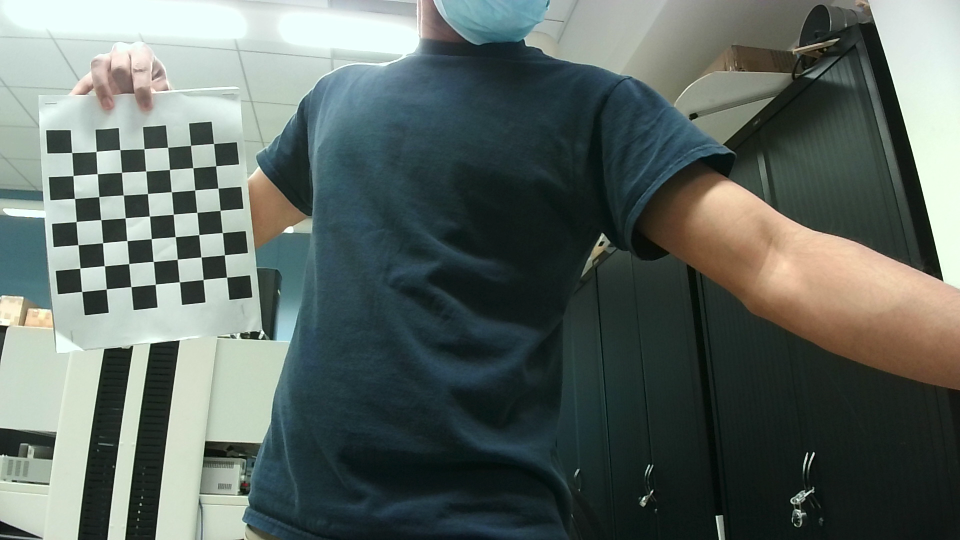
#> input picture computerVision/rightCamStereoCal/stereoFrame10_right.png, 1920 x 1080 px (shown at 1/2 size); its folder holds 4 pictures in this run
$ python CV_test_script.py   (older library calls are emulated)
#> lines starting #> are read from the running program, lines starting #| are printed output that depends on the picture; after the words box and inside, x2 and y2 are one past the last pixel; in counts of white or black regions, pixels touching at a corner belong together
### computerVision/CV_positioning_system.py
# AR Tag Relative pose code and test,
# Author: S. Patel, 12/4/2021
# referenced OpenCV.org - Camera Calibration page
# Imput: pre-captured images from left and right cameras
# Output: Camera Matrix
# Draws from OpenCV Camera Calibration guide
# Draws from https://mecaruco2.readthedocs.io/en/latest/notebooks_rst/Aruco/aruco_basics.html
# Draws from https://aliyasineser.medium.com/calculation-relative-positions-of-aruco-markers-eee9cc4036e3
# General flow:
# Find position of origin and other stationary AR Tag markers
# Save positional data and remove markers if necessary

import numpy as np
import cv2 as cv
import glob
import cv2, PIL
from cv2 import aruco
import matplotlib.pyplot as plt
import matplotlib as mpl

origin_id = 1; # The origin of the space defined by an AR Tag

# termination criteria
criteria = (cv.TERM_CRITERIA_EPS + cv.TERM_CRITERIA_MAX_ITER, 30, 0.001)
# prepare object points, like (0,0,0), (1,0,0), (2,0,0) ....,(6,5,0)
objp = np.zeros((7*7,3), np.float32)
objp[:,:2] = np.mgrid[0:7,0:7].T.reshape(-1,2)
# Arrays to store object points and image points from all the images.
objpointsL = [] # 3d point in real world space
imgpointsL = [] # 2d points in image plane.

objpointsR = [] # 3d point in real world space
imgpointsR = [] # 2d points in image plane.

leftImages = glob.glob('/Users/tigre/pongBot/rightCamStereoCal/*.png')

# Individual Camera Calibration
for fname in leftImages:
    img = cv.imread(fname)
#> img is the input picture: shape (1080, 1920, 3); mean B, G, R 98.7, 103.9, 93.3
    grayL = cv.cvtColor(img, cv.COLOR_BGR2GRAY)
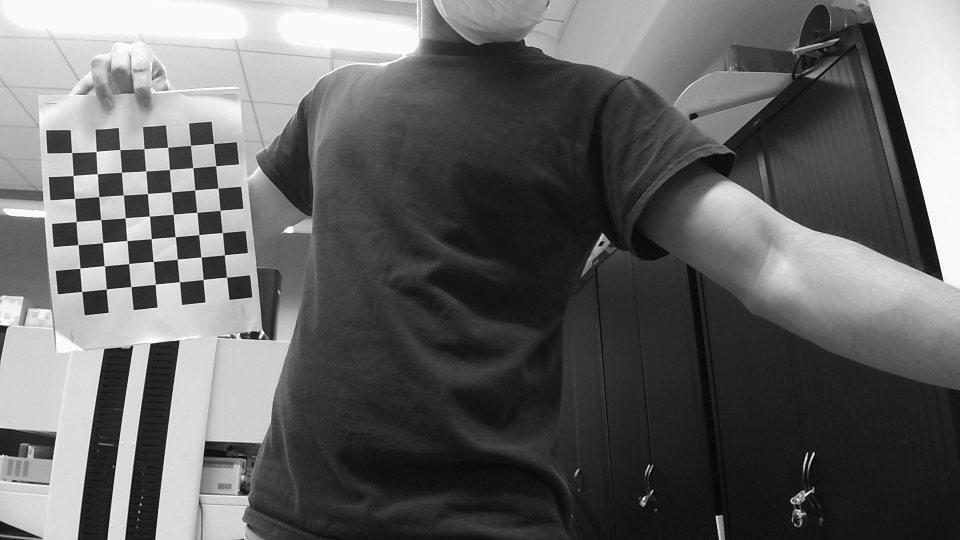
#> grayL: shape (1080, 1920) (shown at 1/2 size); min 0, max 255, mean 100.2
    # Find the chess board corners
    ret, corners = cv.findChessboardCorners(grayL, (7,7), None)
#> ret = True; corners = 49 rows, first 8: [428.1, 288.7], [432.4, 332], [436.3, 376.8], [442, 420.5], [445.4, 466.3], [450.2, 509.4], [454.3, 555.5], [382, 291.1]
    # If found, add object points, image points (after refining them)
    print(ret)
#| True
    if ret == True:
        objpointsL.append(objp)
        corners2 = cv.cornerSubPix(grayL,corners, (11,11), (-1,-1), criteria)
#> corners2 = 49 rows, first 8: [427.6, 287.5], [432.1, 332.2], [436.4, 376.7], [440.6, 421.3], [445.2, 465.7], [449.3, 510.1], [453.7, 554.8], [381.6, 291.2]
        imgpointsL.append(corners)
        # Draw and display the corners
        cv.drawChessboardCorners(img, (7,7), corners2, ret)
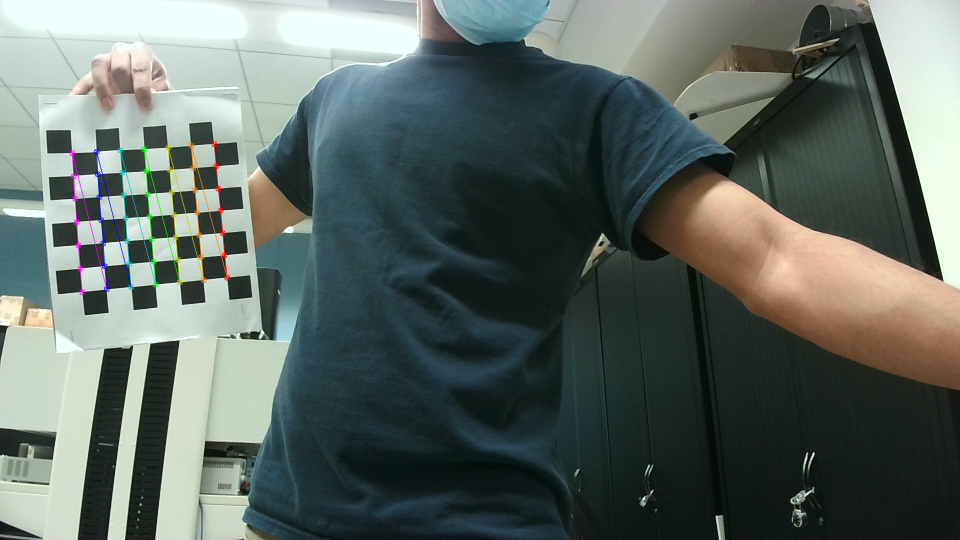
#> img: shape (1080, 1920, 3) (shown at 1/2 size); 0.7% of pixels changed, all inside (x1, y1, x2, y2) = (138, 282, 461, 591)
        cv.imshow('img', img)
#> pass 2 of the loop `for fname in leftImages:`:
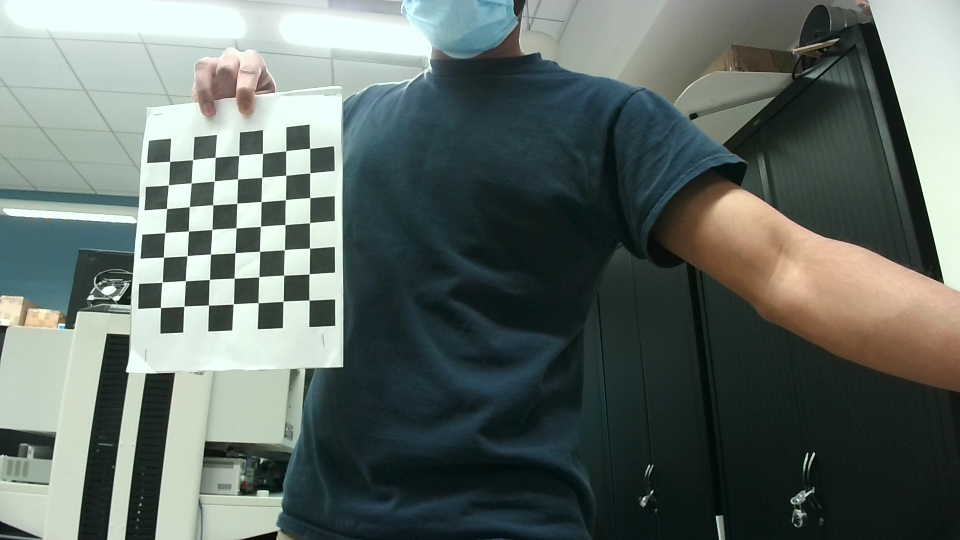
#> input picture computerVision/rightCamStereoCal/stereoFrame11_right.png, 1920 x 1080 px (shown at 1/2 size)
#> img is the input picture: shape (1080, 1920, 3); mean B, G, R 102.5, 107.9, 96.5
#> `grayL = cv.cvtColor(img, cv.COLOR_BGR2GRAY)`:
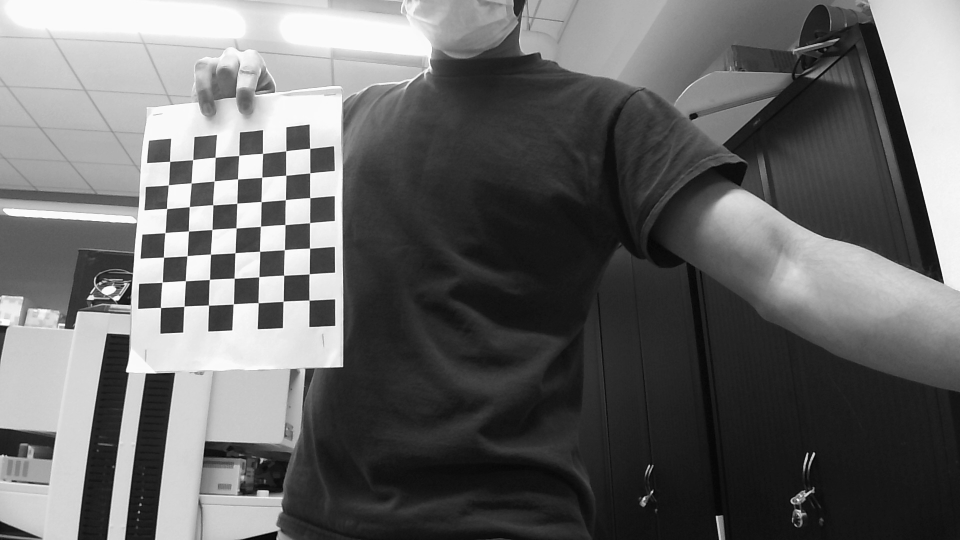
#> grayL: shape (1080, 1920) (shown at 1/2 size); min 1, max 255, mean 103.9
#> corners = 49 rows, first 8: [619.9, 296.9], [620.1, 346], [620.1, 395.8], [619.7, 445.8], [619.7, 496.9], [618.6, 548.3], [618.5, 600.6], [572.4, 301.7]
#| True
#> corners2 = 49 rows, first 8: [620, 297.2], [620.2, 346.3], [620.1, 395.9], [619.7, 445.9], [619.6, 496.8], [618.8, 548.2], [618.6, 600.7], [572.2, 302]
#> `cv.drawChessboardCorners(img, (7,7), corners2, ret)`:
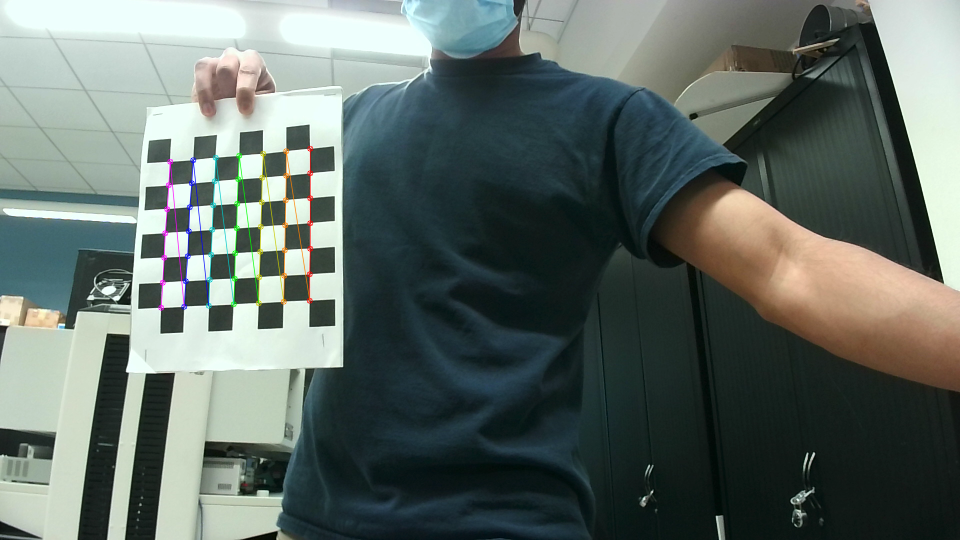
#> img: shape (1080, 1920, 3) (shown at 1/2 size); 0.75% of pixels changed, all inside (x1, y1, x2, y2) = (316, 291, 627, 622)
#> pass 3 of the loop `for fname in leftImages:`:
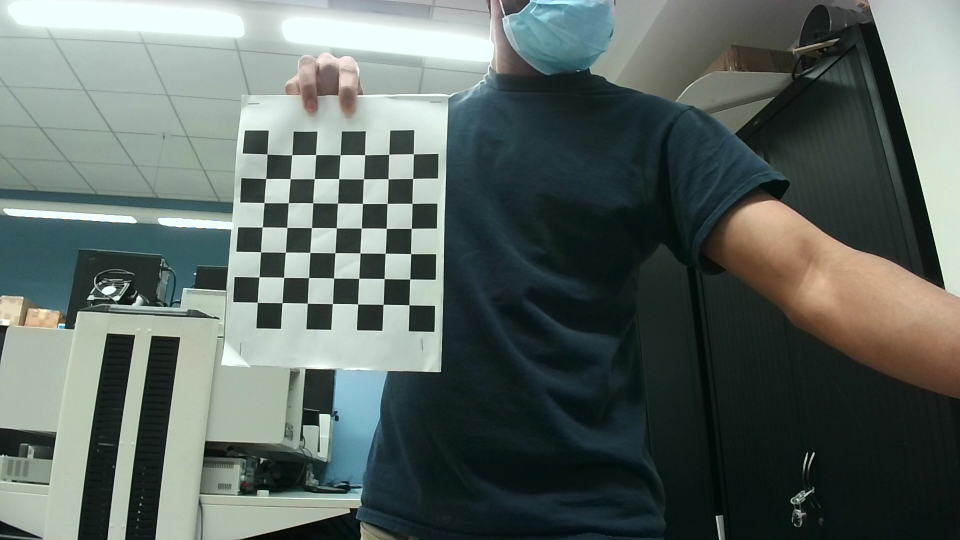
#> input picture computerVision/rightCamStereoCal/stereoFrame12_right.png, 1920 x 1080 px (shown at 1/2 size)
#> img is the input picture: shape (1080, 1920, 3); mean B, G, R 98.6, 103.5, 92.3
#> `grayL = cv.cvtColor(img, cv.COLOR_BGR2GRAY)`:
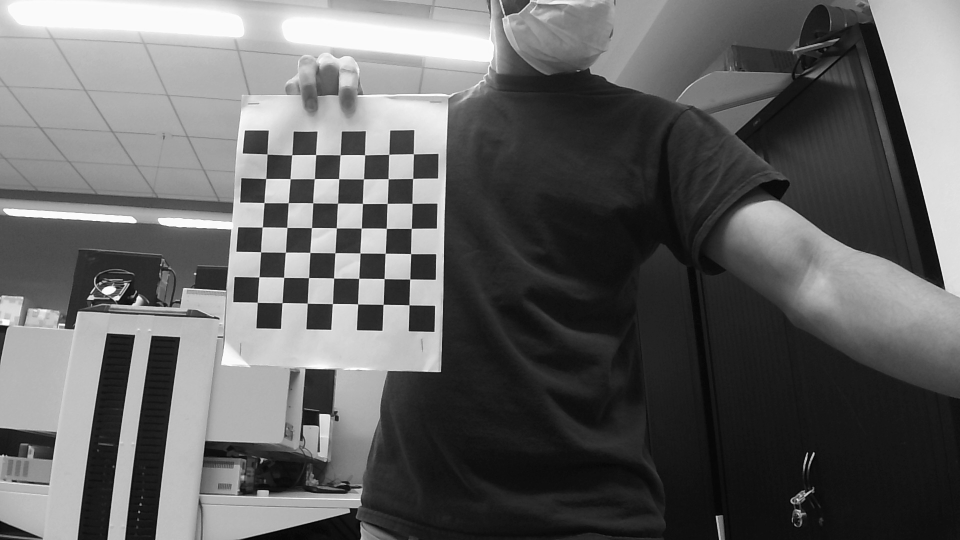
#> grayL: shape (1080, 1920) (shown at 1/2 size); min 0, max 255, mean 99.6
#> corners = 49 rows, first 8: [827.2, 308.2], [825.9, 357.6], [824.6, 407.3], [823.5, 457.2], [821.6, 507.7], [820.2, 558.7], [818.5, 610.4], [778.3, 309]
#| True
#> corners2 = 49 rows, first 8: [827.3, 308.2], [825.9, 357.4], [824.6, 407.2], [823.2, 457.3], [821.7, 507.8], [820.1, 558.5], [818.5, 610.3], [778.1, 309.1]
#> `cv.drawChessboardCorners(img, (7,7), corners2, ret)`:
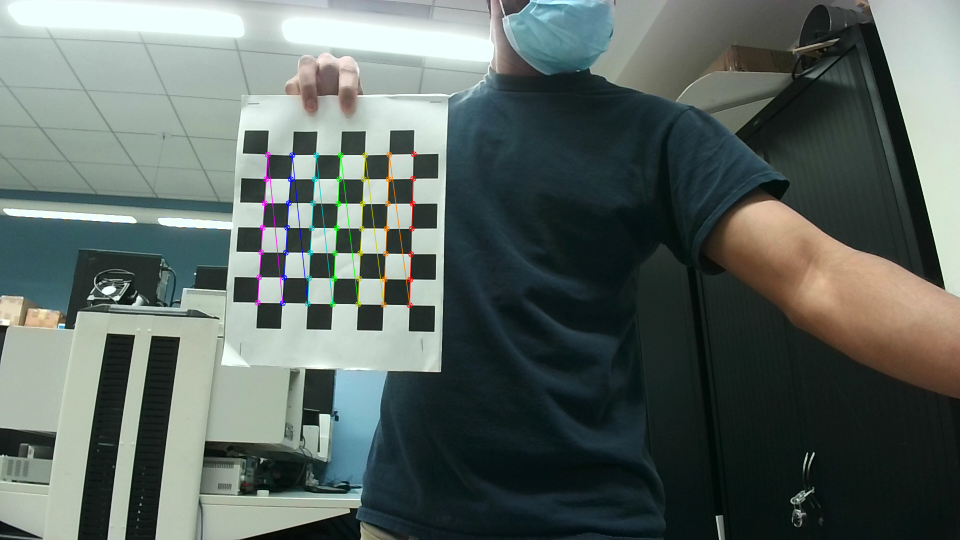
#> img: shape (1080, 1920, 3) (shown at 1/2 size); 0.75% of pixels changed, all inside (x1, y1, x2, y2) = (509, 302, 834, 617)
#> the loop made 4 passes; the first 3 are shown
        # cv.waitKey(500)
cv.destroyAllWindows()

retL, mtxL, distL, rvecsL, tvecsL = cv.calibrateCamera(objpointsL, imgpointsL, grayL.shape[::-1], None, None)
hL,wL= img.shape[:2]
#> hL = 1080; wL = 1920
new_mtxL, roiL= cv.getOptimalNewCameraMatrix(mtxL,distL,(wL,hL),1,(wL,hL))


# [143 lines left out: functions inversePerspective, relativePosition, draw, track, isRotationMatrix, rotationMatrixToEulerAngles, not called in this run]

# ID 100 is origin. All results are provided relative to this origin coordinate frame
# The stationary positions reflect physical positions of waypoints and destination points.
# These do not move over time.
# The robot positions return the positions and headings of the robots
# Robots are designated AR Tag IDs 98 & 99

class Webcam:

    #
    # [23 lines left out: functions get_stationary_positions, get_robot_positions, not called in this run]

### computerVision/CV_test_script.py
#> (the run stopped early here; a loop or call above may not have finished)
